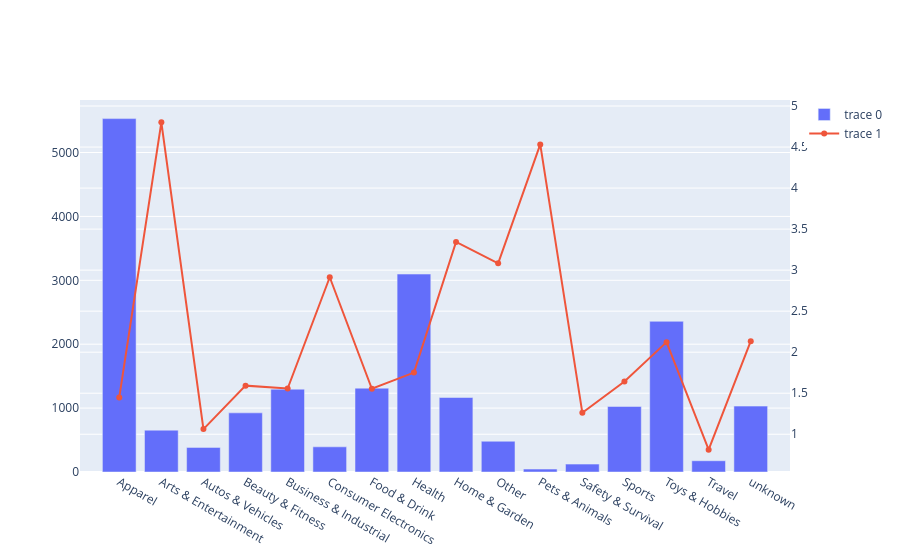

Notebook code cell kept with this figure:
### Code cell
spend_vs_costperclick = clicks.groupby('ORGANISATION_VERTICAL')[['Google_total_spend', 'Google_cost_perclick']].mean().reset_index()
display(spend_vs_costperclick)

fig = ob.Figure()

fig.add_trace(
    ob.Bar(
        x = spend_vs_costperclick['ORGANISATION_VERTICAL'],
        y = spend_vs_costperclick['Google_total_spend'],
        yaxis = 'y'
    )
)

fig.add_trace(
    ob.Scatter(
        x = spend_vs_costperclick['ORGANISATION_VERTICAL'],
        y = spend_vs_costperclick['Google_cost_perclick'],
        yaxis = 'y2'
    )
)

fig.update_layout(
    yaxis2 = dict(
        anchor="y",
        overlaying="y",
        side="right",
        # position=0.15
    )
)

fig.show()

### Figure 1 — Plotly figure (JSON) as saved in the notebook; plotly's stock layout.template omitted (floating-point values rounded to 4 significant figures)
{"data": [{"type": "bar", "x": ["Apparel", "Arts & Entertainment", "Autos & Vehicles", "Beauty & Fitness", "Business & Industrial", "Consumer Electronics", "Food & Drink", "Health", "Home & Garden", "Other", "Pets & Animals", "Safety & Survival", "Sports", "Toys & Hobbies", "Travel", "unknown"], "y": [5531.0, 654.7, 385.4, 925.4, 1296.0, 393.7, 1312.0, 3097.0, 1166.0, 481.3, 45.74, 123.3, 1026.0, 2358.0, 176.3, 1031.0], "yaxis": "y"}, {"type": "scatter", "x": ["Apparel", "Arts & Entertainment", "Autos & Vehicles", "Beauty & Fitness", "Business & Industrial", "Consumer Electronics", "Food & Drink", "Health", "Home & Garden", "Other", "Pets & Animals", "Safety & Survival", "Sports", "Toys & Hobbies", "Travel", "unknown"], "y": [1.448, 4.801, 1.062, 1.592, 1.557, 2.913, 1.554, 1.751, 3.344, 3.083, 4.533, 1.261, 1.642, 2.122, 0.8123, 2.134], "yaxis": "y2"}], "layout": {"autosize": true, "xaxis": {"autorange": true, "range": [-0.9704, 15.97], "type": "category"}, "yaxis": {"autorange": true, "range": [0, 5822.0], "type": "linear"}, "yaxis2": {"anchor": "y", "autorange": true, "overlaying": "y", "range": [0.4778, 5.136], "side": "right", "type": "linear"}}}
